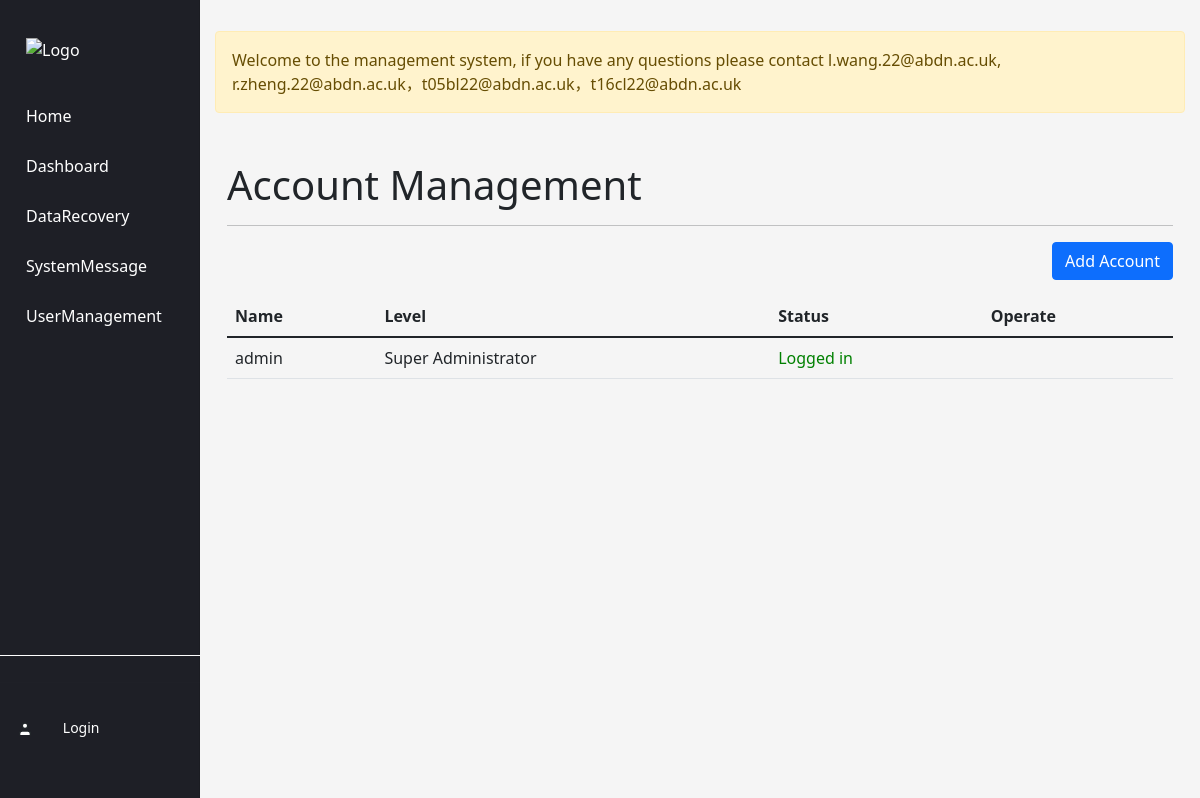
/authen/user/, run on an earlier commit of the app's database.
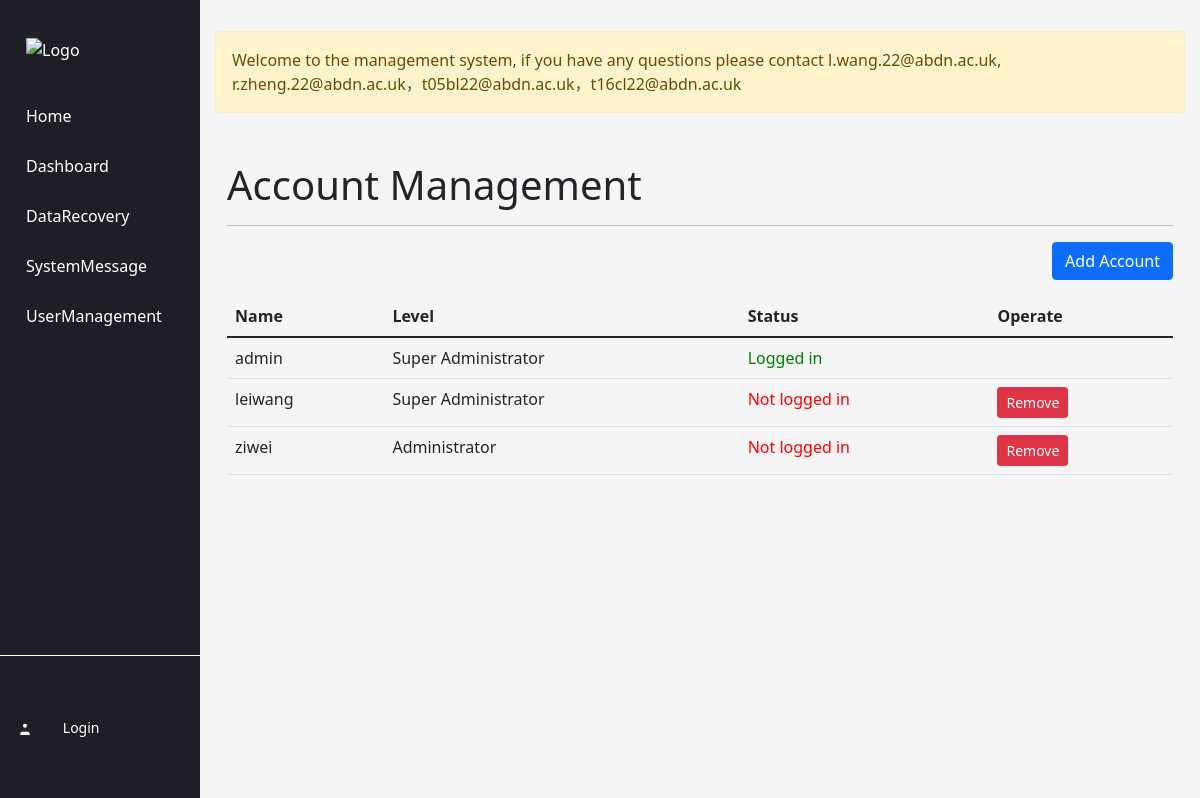
And on a later commit of the database.
### disaster_chat/models.py (models this page shows)
class Message(models.Model):
    id = models.AutoField(primary_key=True)
    message = models.TextField()
    class Meta:
        db_table = 'disaster_message'

### disaster_authen/models.py (models this page shows, shortened)
class DisasterUser(models.Model):
    user_id = models.IntegerField(primary_key=True)
    user_password = models.TextField()
    user_name = models.TextField()
    user_level = models.IntegerField()
    login_status = models.TextField()
    is_banned = models.IntegerField()
    is_delete = models.IntegerField()
    is_approved = models.IntegerField()
    class Meta:
        db_table = 'disaster_user'

### disaster_authen/views.py (the view)
# urls.py: path('user/', views.user_list, name='userlist'),
def user_list(request):
    message_obj = get_message_obj()
    user_info = DisasterUser.objects.filter(is_delete=0)
    paginator = Paginator(user_info, 10)
    page = request.GET.get('page')
    users = paginator.get_page(page)
    return render(request, 'disaster_authen/userlist.html', {'users': users,'message_obj': message_obj})

### disaster_authen/views.py (called while the page is built)
def get_message_obj():
    message_obj = Message.objects.order_by('-id')
    return message_obj

### disaster_authen/templates/disaster_authen/userlist.html
{% include 'common/header.html' %} {% include 'common/nav.html' %}
<div class="main-content">
    <div class="alert alert-warning mt-3" role="alert">
        {{message_obj.0.message}}
    </div>
    <div class="container mt-5">
        <h1>Account Management</h1>
        <hr>
        <div class="d-flex justify-content-end mb-3">
            <a href="/authen/adduser/" class="btn btn-primary">Add Account</a>
        </div>
        <table class="table">
            <thead>
                <tr>
                    <th>Name</th>
                    <th>Level</th>
                    <th>Status</th>
                    <th>Operate</th>
                </tr>
            </thead>
            <tbody>
                {% for user in users %}
                <tr>
                    <td>{{ user.user_name }}</td>
                    <td>{% if user.user_level == 3 %}
                        Super Administrator
                        {% elif user.user_level == 2 %}
                        Administrator
                        {% elif user.user_level == 1 %}
                        General User
                        {% endif %}
                    </td>
                    <td>{% if user.login_status == '1' %}
                        <span style="color:green">Logged in</span>
                        {% else %}
                        <span style="color:red">Not logged in</span>
                        {% endif %}
                    </td>
                    <td>
                        <div class="btn-group">
                            {% if user.user_name != 'admin' %}
                               <a href="/authen/remove/{{user.user_id}}/" class="btn btn-danger btn-sm">Remove</a>
                            {% endif %}
                        </div>
                    </td>
                {% endfor %}
                </tr>
            </tbody>
        </table>
    </div>
</div>

### templates/common/header.html (shortened to what this page needs)
<!DOCTYPE html>
<html>
<head>
    <link rel="stylesheet" href="https://cdn.bootcdn.net/ajax/libs/bootstrap/5.1.3/css/bootstrap.min.css">
</head>
<body>

### templates/common/nav.html (shortened to what this page needs)
<div class="sidebar">
    <a class="navbar-brand d-flex align-items-center" href="#">
        <img src="https://www.abdn.ac.uk/global/images/layout/UoA_Primary_Logo_RGB_2018.svg?v=1537886890" alt="Logo" class="me-2" height="40">
    </a>
    <a href="/">Home</a>
    <a href="/dashboard">Dashboard</a>
    <a href="/trash">DataRecovery</a>
    <a href="/chat">SystemMessage</a>
    <a href="/authen/user">UserManagement</a>
    <div class="auth-links">
        <hr> &nbsp; &nbsp;
        <svg stroke="currentColor" fill="none" stroke-width="2" viewBox="0 0 24 24" stroke-linecap="round" stroke-linejoin="round" class="h-4 w-4" height="1em" width="1em" xmlns="http://www.w3.org/2000/svg"><path d="M20 21v-2a4 4 0 0 0-4-4H8a4 4 0 0 0-4 4v2"></path><circle cx="12" cy="7" r="4"></circle></svg>        {% if request.COOKIES.username %}
        <a href="#">{{ request.COOKIES.username }}</a><br> &nbsp; &nbsp;
        <svg stroke="currentColor" fill="none" stroke-width="2" viewBox="0 0 24 24" stroke-linecap="round" stroke-linejoin="round" class="h-4 w-4" height="1em" width="1em" xmlns="http://www.w3.org/2000/svg"><path d="M20 21v-2a4 4 0 0 0-4-4H8a4 4 0 0 0-4 4v2"></path><circle cx="12" cy="7" r="4"></circle></svg>
        <a href="/authen/login">logout</a><br> &nbsp; &nbsp; {% else %}
        <a href="/authen/login">Login</a><br> &nbsp; &nbsp; {% endif %}
    </div>
</div>

### templates/common/header.html (style rules this page uses)
body { background-color: #f5f5f5; }
.navbar-brand img { max-height: 50px; }
.navbar-brand, .navbar-nav .nav-link { color: white; font-size: 20px; }
.sidebar { position: fixed; top: 0; bottom: 0; left: 0; z-index: 100; display: block; overflow-x: hidden; overflow-y: auto; padding: 48px 0 0; box-shadow: inset -1px 0 0 rgba(0, 0, 0, .1); }

### templates/common/nav.html (style rules this page uses)
.sidebar { height: 100%; width: 200px; position: fixed; z-index: 1; top: 0; left: 0; background-color: #1e1f26; padding-top: 20px; }
.sidebar a { padding: 8px 8px 8px 16px; text-decoration: none; font-size: 16px; color: #ffffff; display: block; font-family: 'Segoe UI', Tahoma, Geneva, Verdana, sans-serif; margin-top: 10px; margin-left: 10px; }
.main-content { margin-left: 200px; padding: 15px; }
.auth-links { position: absolute; bottom: 30px; width: 100%; border-top: 1px solid #ffffff; padding-top: 10px; text-align: left; }
.auth-links a { color: #ffffff; font-size: 14px; font-family: 'Segoe UI', Tahoma, Geneva, Verdana, sans-serif; display: inline-block; padding-left: 16px; }
.auth-links svg { width: 16px; height: 16px; fill: #ffffff; vertical-align: middle; }

What changed in the data, as far as the page shows it:
added DisasterUser: user_name "leiwang", user_level "Super Administrator", login_status "Not logged in"
added DisasterUser: user_name "ziwei", user_level "Administrator", login_status "Not logged in"
